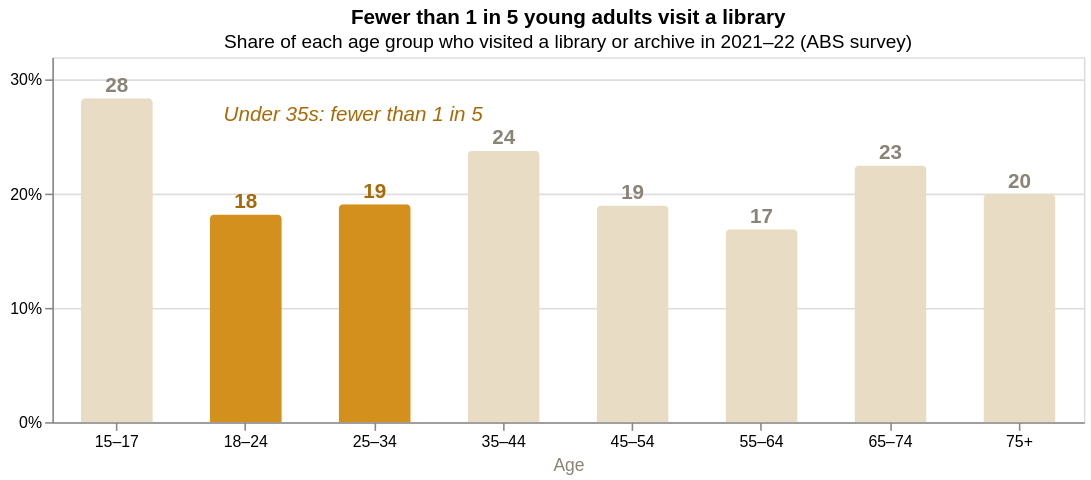

Write a Vega-Lite specification for this figure.
### Vega-Lite specification from a JSON file in a GitHub repository (floating-point values rounded to 4 significant figures)
{"$schema": "https://vega.github.io/schema/vega-lite/v5.json", "description": "CHART: 'Fewer than 1 in 5 young adults visit a library' (Section 2, top card). Bar chart of the share of each age group who visited a library in 2021-22 (ABS). The data is typed into this file under \"values\". The transform makes a true/false column 'young' for the 18-24 and 25-34 bars so they can be coloured amber. CHANNELS: x position = age (ordinal); y position = pct (quantitative).", "title": {"text": "Fewer than 1 in 5 young adults visit a library", "subtitle": ["Share of each age group who visited a library or archive in 2021–22 (ABS survey)"]}, "width": 650, "height": 230, "data": {"values": [{"age": "15–17", "pct": 28.4}, {"age": "18–24", "pct": 18.2}, {"age": "25–34", "pct": 19.1}, {"age": "35–44", "pct": 23.8}, {"age": "45–54", "pct": 19.0}, {"age": "55–64", "pct": 16.9}, {"age": "65–74", "pct": 22.5}, {"age": "75+", "pct": 20.0}]}, "transform": [{"calculate": "datum.age=='18–24' || datum.age=='25–34'", "as": "young"}], "encoding": {"x": {"field": "age", "type": "ordinal", "title": "Age", "sort": null, "axis": {"labelAngle": 0, "titleFontWeight": 400, "titleColor": "#8a8378"}}, "y": {"field": "pct", "type": "quantitative", "title": null, "scale": {"domain": [0, 32]}, "axis": {"labelExpr": "datum.label+'%'", "tickCount": 4}}}, "layer": [{"description": "LAYER 1 - THE BARS. x = age group, y = % who visited (bar length). colour: amber when young = true, beige otherwise. CHANNELS: colour = young (nominal).", "mark": {"type": "bar", "width": {"band": 0.62}, "cornerRadiusTopLeft": 3, "cornerRadiusTopRight": 3}, "encoding": {"color": {"field": "young", "type": "nominal", "scale": {"domain": [true, false], "range": ["#d4901c", "#e9dcc4"]}, "legend": null}, "tooltip": [{"field": "age", "title": "Age"}, {"field": "pct", "title": "Visited a library (%)"}]}}, {"description": "LAYER 2 - NUMBER ON TOP OF EACH BAR (e.g. '18'). dy:-8 lifts the label above the bar. CHANNELS: text = pct; colour changes when datum.young.", "mark": {"type": "text", "dy": -8, "fontSize": 13, "fontWeight": "bold"}, "encoding": {"text": {"field": "pct", "format": ".0f"}, "color": {"condition": {"test": "datum.young", "value": "#a86a08"}, "value": "#8a8378"}}}, {"description": "LAYER 3 - ANNOTATION 'Under 35s: fewer than 1 in 5' placed above the 18-24 bar. CHANNELS: x position = age (ordinal); y position = pct (quantitative); text = t.", "data": {"values": [{"age": "18–24", "pct": 27, "t": "Under 35s: fewer than 1 in 5"}]}, "mark": {"type": "text", "align": "left", "dx": -14, "fontSize": 13, "fontStyle": "italic", "color": "#a86a08"}, "encoding": {"x": {"field": "age", "type": "ordinal"}, "y": {"field": "pct", "type": "quantitative"}, "text": {"field": "t"}}}]}
